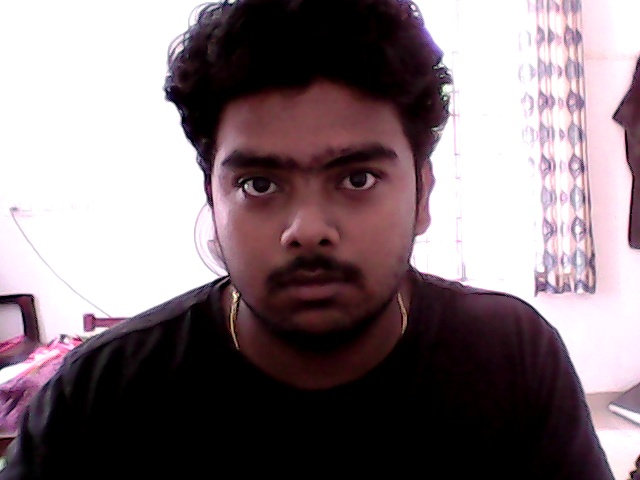
#> input picture dataset/0000/img0.jpg, 640 x 480 px; its folder holds only this picture in this run
$ python t.py
#> lines starting #> are read from the running program, lines starting #| are printed output that depends on the picture
import os
import cv2
import numpy as np

# Define the path to the dataset
dataset_path = "dataset"

# Initialize the face recognizer
recognizer = cv2.face.LBPHFaceRecognizer_create()

# Create a list of faces and labels from the dataset
faces = []
labels = []
folders = os.listdir(dataset_path)
for i, folder_name in enumerate(folders):
    folder_path = os.path.join(dataset_path, folder_name)
    for image_name in os.listdir(folder_path):
        image_path = os.path.join(folder_path, image_name)
        image = cv2.imread(image_path, cv2.IMREAD_GRAYSCALE)
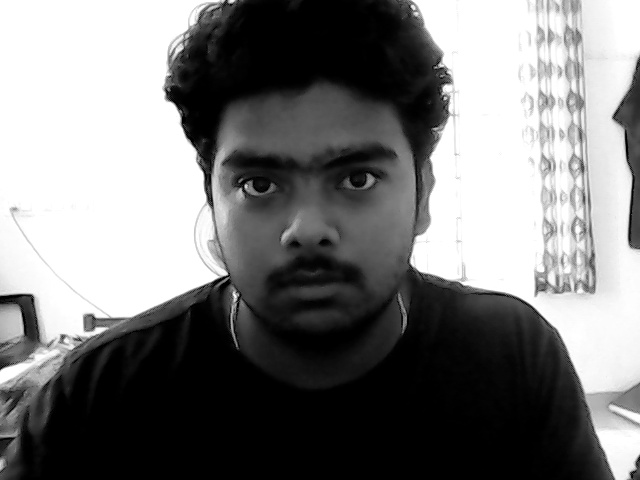
#> image: shape (480, 640); min 0, max 255, mean 122.8
        faces.append(image)
        labels.append(i)
#> pass 2 of the loop `for i, folder_name in enumerate(folders):`:
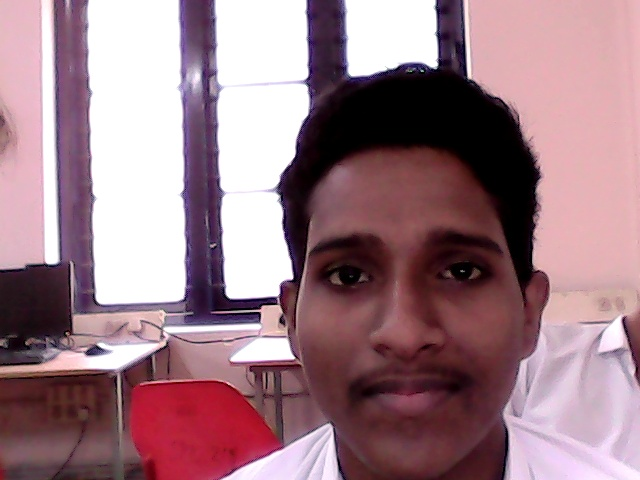
#> input picture dataset/0001/img0.jpg, 640 x 480 px
#> `image = cv2.imread(image_path, cv2.IMREAD_GRAYSCALE)`:
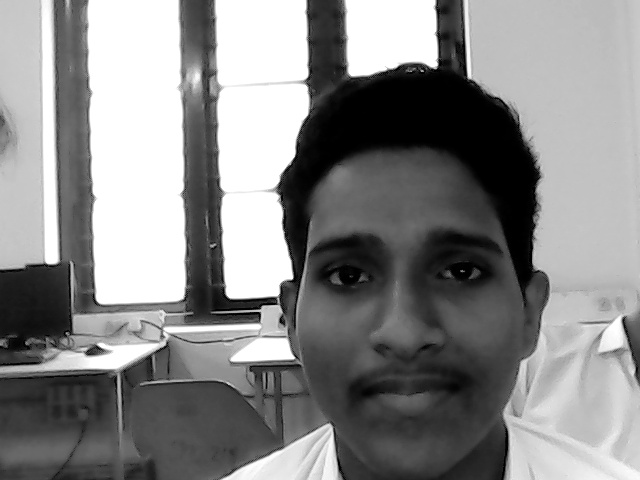
#> image: shape (480, 640); min 0, max 255, mean 135.4

# Train the face recognizer
recognizer.train(faces, np.array(labels))

# Save the trained model to a file
recognizer.save("trainer.yml")
